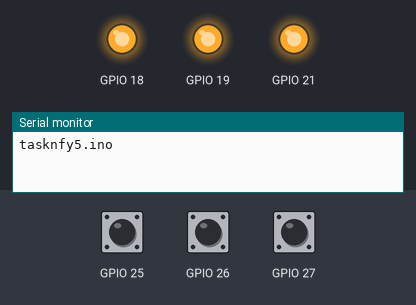
A program run on a simulated ESP32. On the bench: output pins drawn as LEDs (lit = HIGH), the last lines printed to the serial monitor. The inputs (shaded band) are chosen by the test bench; at power-on: GPIO 25 HIGH, GPIO 26 HIGH, GPIO 27 HIGH.

Above: at 3.2 s.
3.3 s: GPIO 25 pulled LOW for 0.15 s
At 3.37 s:
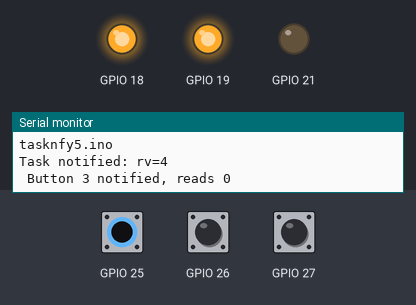
4.9 s: GPIO 26 pulled LOW for 0.15 s
At 4.97 s:
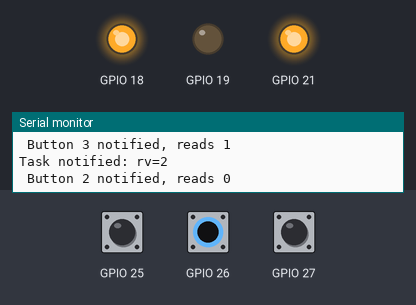
6.5 s: GPIO 27 pulled LOW for 0.15 s
At 6.57 s:
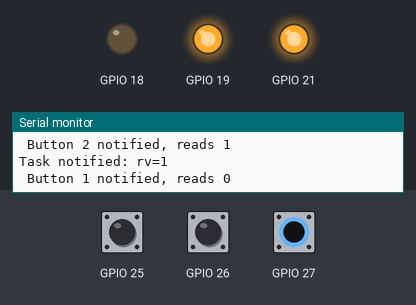
8.1 s: GPIO 27 pulled LOW for 3.2 s
At 12.4 s:
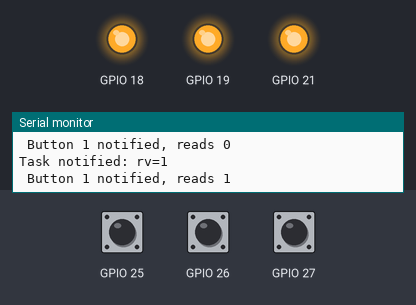
12.8 s: GPIO 25 pulled LOW for 3.2 s
At 13.6 s:
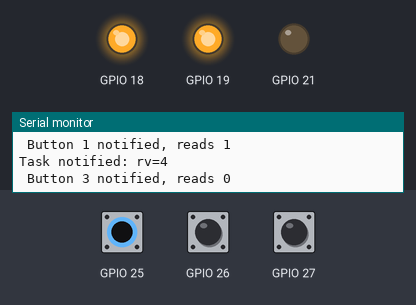
17.5 s: GPIO 25 driven LOW and GPIO 26 driven LOW
At 18.4 s:
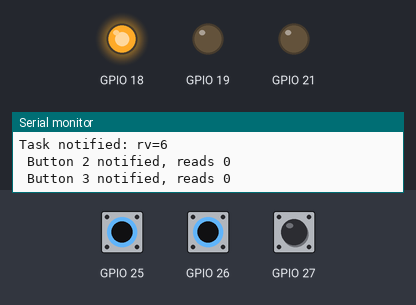
Timing chart, 0 to 20.0 s (numbered marks = the images above; inputs shaded):
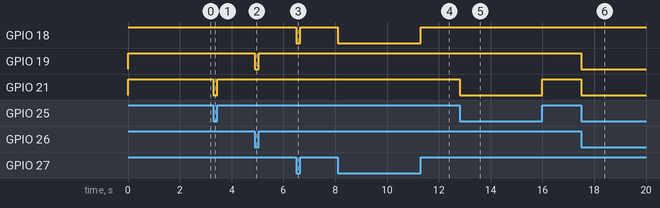

The program:

main.cpp
```cpp
#include <Arduino.h>
#include <math.h>

#define GPIO_LED1   18
#define GPIO_LED2   19
#define GPIO_LED3   21

#define GPIO_BTN1   27
#define GPIO_BTN2   26
#define GPIO_BTN3   25

#define N_BUTTONS   3

#define BNT_MASK    0B0111
#define BNT1_MASK   0B0001
#define BNT2_MASK   0B0010
#define BNT3_MASK   0B0100

static void IRAM_ATTR isr_gpio1();
static void IRAM_ATTR isr_gpio2();
static void IRAM_ATTR isr_gpio3();

typedef void (*isr_t)();

static struct s_button
{
  int       btn_gpio;
  int       led_gpio;
  uint32_t  mask;
  isr_t     isr;
} buttons[N_BUTTONS] = {
  { GPIO_BTN1, GPIO_LED1, BNT1_MASK, isr_gpio1 },
  { GPIO_BTN2, GPIO_LED2, BNT2_MASK, isr_gpio2 },
  { GPIO_BTN3, GPIO_LED3, BNT3_MASK, isr_gpio3 }
};

static TaskHandle_t htask1;

static void task1(void *arg) {
  uint32_t rv;
  BaseType_t rc;

  for (;;) {
    rc = xTaskNotifyWait(0, BNT_MASK, &rv, portMAX_DELAY);
    assert( rc == pdPASS );

    printf("Task notified: rv=%u\n", unsigned(rv));

    for( auto& button: buttons) {
      if ( rv & button.mask ) {
        printf(" Button %u notified, reads %d\n",
        unsigned(log2(button.mask)+1),digitalRead(button.btn_gpio));
        digitalWrite(button.led_gpio,
          digitalRead(button.btn_gpio));
      }
    }
  }
}

inline static BaseType_t IRAM_ATTR isr_gpiox(uint8_t gpiox) {
  s_button& button = buttons[gpiox];
  BaseType_t woken = pdFALSE;

  xTaskNotifyFromISR(htask1, button.mask, eSetBits, &woken);
  return woken;
}

static void IRAM_ATTR isr_gpio1() {
  if ( isr_gpiox(0) )
    portYIELD_FROM_ISR();
}

static void IRAM_ATTR isr_gpio2() {
  if ( isr_gpiox(1) )
    portYIELD_FROM_ISR();
}

static void IRAM_ATTR isr_gpio3() {
  if ( isr_gpiox(2) )
    portYIELD_FROM_ISR();
}

void setup() {
  int app_cpu = xPortGetCoreID();
  BaseType_t rc;

  for( auto& button: buttons) {

    pinMode(button.led_gpio,OUTPUT);
    digitalWrite(button.led_gpio,HIGH);

    pinMode(button.btn_gpio,INPUT_PULLUP);

    attachInterrupt(button.btn_gpio, button.isr, CHANGE);
  }

  delay(2000);
  printf("tasknfy5.ino\n");

  // Start event task
  rc = xTaskCreatePinnedToCore(
    task1,       // Function
    "evtask",     // Name
    4096,         // Stak Size
    nullptr,      // Argument
    1,            // Priority
    &htask1,      // Handle ptr
    app_cpu       // CPU
  );
  assert( rc == pdPASS );
}

// Not used
void loop() {
  vTaskDelete(nullptr);
}
```

Measured:
- after the input at 3.3 s, GPIO 21: HIGH → LOW at once, → HIGH 0.15 s later
- after the input at 4.9 s, GPIO 19: HIGH → LOW at once, → HIGH 0.15 s later
- after the input at 6.5 s, GPIO 18: HIGH → LOW at once, → HIGH 0.15 s later
- after the input at 8.1 s, GPIO 18: HIGH → LOW at once, → HIGH 3.2 s later
- after the input at 12.8 s, GPIO 21: HIGH → LOW at once, → HIGH 3.2 s later
- after the input at 17.5 s, GPIO 19, GPIO 21: HIGH → LOW at once
